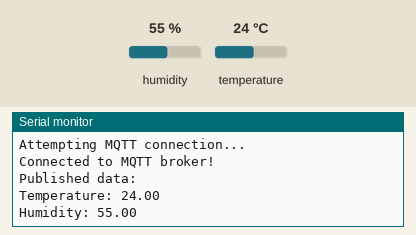
Simulated run of this sketch. Board: ESP8266 (NodeMCU). On the bench: the last lines printed to the serial monitor. Inputs (shaded band) come from the test bench; at power-on: humidity 55 %, temperature 24 °C. WiFi joins after 1.5 s; servers stay silent unless stated; random numbers use the default seed unless the sketch sets one; no MQTT or app messages arrive unless stated.

Above: at 2.7 s.
2.8 s: humidity set to 22 %
At 7.9 s:
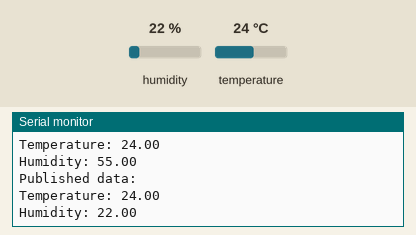
8.8 s: temperature set to 12 °C
At 12.6 s:
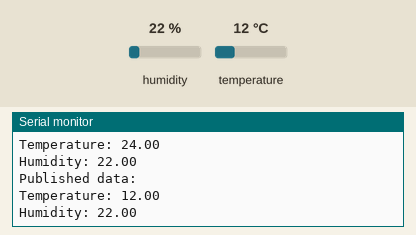
14.8 s: humidity set to 40 %
At 17.3 s:
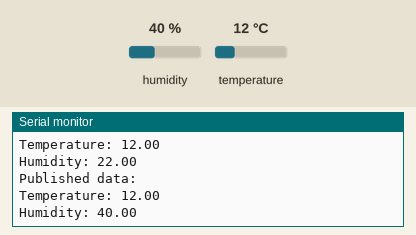
Timing chart, 0 to 18.8 s (numbered marks = the images above; inputs shaded):
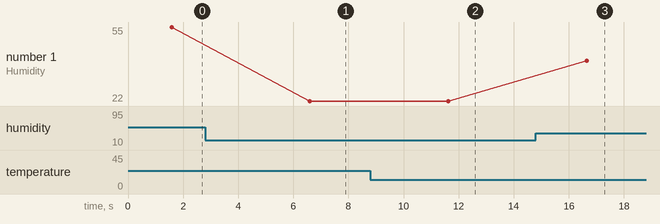

The sketch:

tempnHumidity.ino
```cpp
#include <ESP8266WiFi.h>
#include <WiFiManager.h>
#include <PubSubClient.h>
#include <DHT.h>


#define DHTPIN 4
#define DHTTYPE DHT11
DHT dht(DHTPIN, DHTTYPE);


IPAddress local_IP(192, 168, 1, 13);
IPAddress gateway(192, 168, 1, 1);
IPAddress subnet(255, 255, 255, 0);
IPAddress primaryDNS(8, 8, 8, 8);
IPAddress secondaryDNS(8, 8, 4, 4);


const char* mqttServer = "192.168.1.9";
const int mqttPort = 1883;
const char* temperatureTopic = "home/temperature";
const char* humidityTopic = "home/humidity";

WiFiClient espClient;
PubSubClient client(espClient);

void setup() {
  Serial.begin(115200);


  dht.begin();

  WiFiManager wifiManager;


  if (!wifiManager.autoConnect("NodeMCU-AP", "password123")) {
    Serial.println("Failed to connect via Wi-Fi Manager. Trying static IP...");
    if (!WiFi.config(local_IP, gateway, subnet, primaryDNS, secondaryDNS)) {
      Serial.println("Static IP configuration failed!");
    }
    WiFi.begin();
    while (WiFi.status() != WL_CONNECTED) {
      delay(1000);
      Serial.print(".");
    }
  }

  Serial.println("\nWi-Fi connected!");
  Serial.print("IP Address: ");
  Serial.println(WiFi.localIP());

  // Initialize MQTT
  client.setServer(mqttServer, mqttPort);
  client.setCallback(mqttCallback);


  connectToMQTT();
}

void loop() {

  if (!client.connected()) {
    connectToMQTT();
  }
  client.loop();


  float temperature = dht.readTemperature();
  float humidity = dht.readHumidity();

  if (isnan(temperature) || isnan(humidity)) {
    Serial.println("Failed to read from DHT sensor!");
  } else {
    char tempStr[8];
    char humidityStr[8];
    dtostrf(temperature, 1, 2, tempStr);
    dtostrf(humidity, 1, 2, humidityStr);

    client.publish(temperatureTopic, tempStr);
    client.publish(humidityTopic, humidityStr);

    Serial.println("Published data:");
    Serial.print("Temperature: ");
    Serial.println(tempStr);
    Serial.print("Humidity: ");
    Serial.println(humidityStr);
  }

  delay(5000);
}

void connectToMQTT() {
  while (!client.connected()) {
    Serial.println("Attempting MQTT connection...");
    String clientId = "ESP8266-" + String(random(0xffff), HEX);
    if (client.connect(clientId.c_str())) {
      Serial.println("Connected to MQTT broker!");
    } else {
      Serial.print("Failed to connect, rc=");
      Serial.print(client.state());
      delay(5000);
    }
  }
}

void mqttCallback(char* topic, byte* payload, unsigned int length) {
  Serial.print("Message received on topic ");
  Serial.print(topic);
  Serial.print(": ");
  for (int i = 0; i < length; i++) {
    Serial.print((char)payload[i]);
  }
  Serial.println();
}
```

Measured:
- after the input at 2.8 s, the serial monitor: prints a new line after 3.8 s (image 1)
- after the input at 8.8 s, the serial monitor: prints a new line after 2.8 s (image 2)
- after the input at 14.8 s, the serial monitor: prints a new line after 1.9 s (image 3)
- plotted number 1: 55 → 22 after the input at 2.8 s, 22 → 40 after the input at 14.8 s
